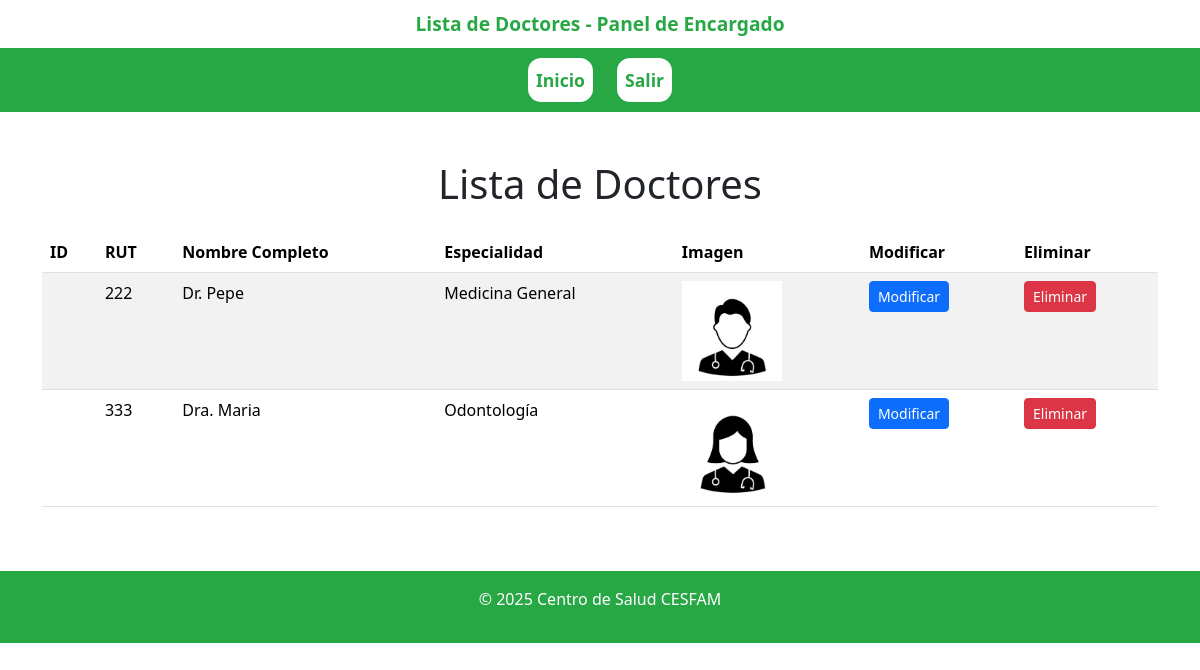
The app's page /web/doctores_list/ with its own data.
### web/models.py (models this page shows, shortened)
class Doctor(models.Model):
    id_doctor = models.AutoField(db_column='idDoctor', primary_key=True)
    rut = models.CharField(max_length=12, unique=True, blank=False, null=False)
    contrasena = models.CharField(max_length=128, blank=False, null=False)  # Se puede encriptar con Django
    nombre_completo = models.CharField(max_length=100, blank=False, null=False)
    especialidad = models.CharField(max_length=100, blank=False, null=False)
    telefono = models.CharField(max_length=15, blank=False, null=False)
    imagen = models.ImageField(upload_to="doctores", null=True, blank=True)
    last_login = models.DateTimeField(default=now, blank=True, null=True)

### web/views.py (the view)
# urls.py: path('doctores_list/', views.doctores_list, name='doctores_list'),
def doctores_list(request):
    doctores = Doctor.objects.all()
    context = {'doctores': doctores}
    return render(request, 'web/doctores_list.html', context)

### web/templates/web/doctores_list.html (shortened to what this page needs)
<!DOCTYPE html>
<html lang="es">
<head>
    <link rel="stylesheet" href="https://cdnjs.cloudflare.com/ajax/libs/font-awesome/5.15.3/css/all.min.css">
    <link href="https://cdn.jsdelivr.net/npm/bootstrap@5.3.2/dist/css/bootstrap.min.css" rel="stylesheet">
</head>
<body>
    <div class="welcome-header">
        Lista de Doctores - Panel de Encargado
    </div>
    <header>
        <nav class="navbar navbar-expand-lg navbar-custom">
            <div class="container-fluid">
                <div class="collapse navbar-collapse" id="navbarSupportedContent">
                    <ul class="navbar-nav me-auto mb-2 mb-lg-0 mx-auto">
                        <li class="nav-item">
                            <a class="nav-link" href="{% url 'dashboard_encargado' %}">Inicio</a>
                        </li>
                        <li class="nav-item">
                            <a class="nav-link" href="{% url 'index' %}">Salir</a>
                        </li>
                    </ul>
                </div>
            </div>
        </nav>
    </header>
<div class="container mt-5">
    <h1 class="text-center">Lista de Doctores</h1>
    {% if doctores %}
    <table class="table table-striped mt-4">
        <thead>
            <tr>
                <th>ID</th>
                <th>RUT</th>
                <th>Nombre Completo</th>
                <th>Especialidad</th>
                <th>Imagen</th>
                <th>Modificar</th>
                <th>Eliminar</th>
            </tr>
        </thead>
        <tbody>
            {% for doctor in doctores %}
            <tr>
                <td>{{ doctor.id }}</td>
                <td>{{ doctor.rut }}</td>
                <td>{{ doctor.nombre_completo }}</td>
                <td>{{ doctor.especialidad }}</td>
                <td>
                    {% if doctor.imagen %}
                    <img src="{{ doctor.imagen.url }}" alt="{{ doctor.nombre_completo }}" style="width: 100px; height: auto;">
                    {% else %}
                    <span>No tiene imagen</span>
                    {% endif %}
                </td>
                <td>
                    <a href="{% url 'doctores_edit' doctor.id_doctor %}" class="btn btn-primary btn-sm">Modificar</a>
                </td>
                <td>
                    <a href="{% url 'doctores_del' doctor.id_doctor %}" class="btn btn-danger btn-sm">Eliminar</a>
                </td>
            </tr>
            {% endfor %}
        </tbody>
    </table>
    {% else %}
    <p class="mt-4">No hay doctores disponibles.</p>
    {% endif %}
</div>
<br><br>
<footer>
    <p>&copy; 2025 Centro de Salud CESFAM</p>
</footer>

### web/templates/web/doctores_list.html (style rules this page uses)
body { display: flex; flex-direction: column; min-height: 100vh; margin: 0; }
.welcome-header { background-color: white; color: #28a745; text-align: center; padding: 0.5em; font-size: 1.2em; font-weight: bold; }
.navbar-custom { background-color: #28a745; padding: 0.5em 1em; }
.navbar-custom .nav-link { background-color: white; color: #28a745 !important; font-size: 1.1em; font-weight: bold; padding: 0.5em 1em; border-radius: 15px; margin: 0 10px; border: 2px solid #28a745; text-decoration: none; transition: background-color 0.3s ease, color 0.3s ease; }
footer { background-color: #28a745; color: white; text-align: center; padding: 1em; }

### records on screen
Doctor: rut "222", nombre_completo "Dr. Pepe", especialidad "Medicina General", imagen (picture)
Doctor: rut "333", nombre_completo "Dra. Maria", especialidad "Odontología", imagen (picture)
